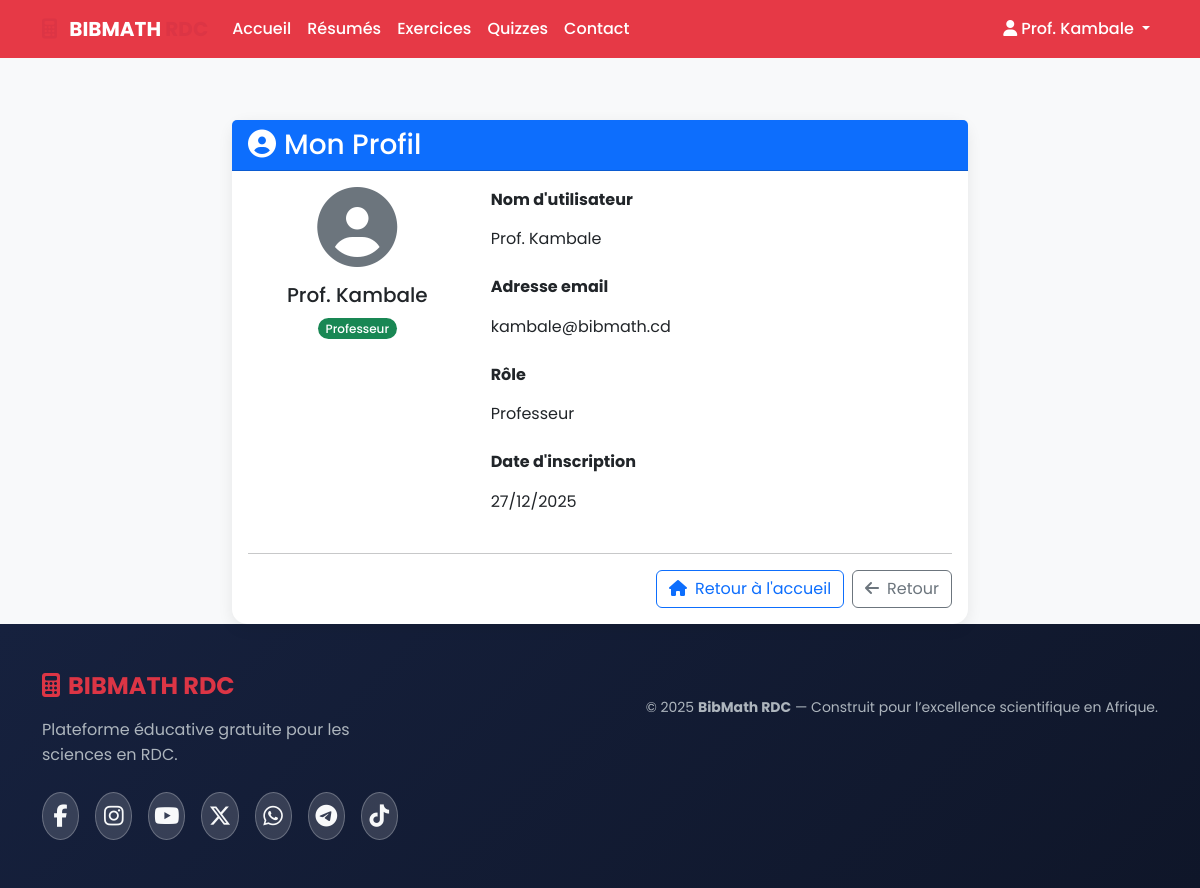
Page /auth/profile (signed in) on the committed database.
### project/models.py (models this page shows, shortened)
class User(UserMixin, db.Model):
    __tablename__ = 'users'
    id = db.Column(db.Integer, primary_key=True)
    username = db.Column(db.String(64), unique=True, nullable=False, index=True)
    email = db.Column(db.String(120), unique=True, nullable=False, index=True)
    password_hash = db.Column(db.String(256), nullable=False)
    role = db.Column(db.String(20), default='student')  # student, teacher, admin
    points = db.Column(db.Integer, default=0)
    created_at = db.Column(db.DateTime, default=datetime.utcnow)
    resumes = db.relationship('Resume', backref='author', lazy='dynamic', cascade="all, delete-orphan")
    exercises = db.relationship('Exercise', backref='author', lazy='dynamic', cascade="all, delete-orphan")
    quizzes = db.relationship('Quiz', backref='author', lazy='dynamic', cascade="all, delete-orphan")

### project/routes/auth.py (the view)
@auth_bp.route('/profile')
@login_required
def profile():
    return render_template('profile.html', title='Mon Profil - BibMath RDC', user=current_user)

### project/app.py (called while the page is built)
@login_manager.user_loader
def load_user(user_id):
    return db.session.get(User, int(user_id))

### project/templates/profile.html (shortened to what this page needs)
{% extends "base.html" %}
{% block content %}
<div class="container mt-5">
    <div class="row justify-content-center">
        <div class="col-md-8">
            <div class="card">
                <div class="card-header bg-primary text-white">
                    <h3 class="card-title mb-0">
                        <i class="fas fa-user-circle me-2"></i>Mon Profil
                    </h3>
                </div>
                <div class="card-body">
                    <div class="row">
                        <div class="col-md-4 text-center">
                            <div class="mb-3">
                                <i class="fas fa-user-circle fa-5x text-secondary"></i>
                            </div>
                            <h5>{{ user.username }}</h5>
                            <span class="badge bg-{{ 'primary' if user.role == 'admin' else 'success' if user.role == 'teacher' else 'info' }}">
                                {{ 'Administrateur' if user.role == 'admin' else 'Professeur' if user.role == 'teacher' else 'Étudiant' }}
                            </span>
                        </div>
                        <div class="col-md-8">
                            <div class="mb-3">
                                <label class="form-label fw-bold">Nom d'utilisateur</label>
                                <p class="form-control-plaintext">{{ user.username }}</p>
                            </div>
                            <div class="mb-3">
                                <label class="form-label fw-bold">Adresse email</label>
                                <p class="form-control-plaintext">{{ user.email }}</p>
                            </div>
                            <div class="mb-3">
                                <label class="form-label fw-bold">Rôle</label>
                                <p class="form-control-plaintext">
                                    {{ 'Administrateur' if user.role == 'admin' else 'Professeur' if user.role == 'teacher' else 'Étudiant' }}
                                </p>
                            </div>
                            <div class="mb-3">
                                <label class="form-label fw-bold">Date d'inscription</label>
                                <p class="form-control-plaintext">
                                    {{ user.created_at.strftime('%d/%m/%Y') if user.created_at else 'Non disponible' }}
                                </p>
                            </div>
                        </div>
                    </div>
                    <hr>
                    <div class="d-grid gap-2 d-md-flex justify-content-md-end">
                        <a href="{{ url_for('main.index') }}" class="btn btn-outline-primary">
                            <i class="fas fa-home me-2"></i>Retour à l'accueil
                        </a>
                        <button type="button" class="btn btn-outline-secondary" onclick="window.history.back()">
                            <i class="fas fa-arrow-left me-2"></i>Retour
                        </button>
                    </div>
                </div>
            </div>
        </div>
    </div>
</div>
{% endblock %}

### project/templates/base.html (shortened to what this page needs)
<!DOCTYPE html>
<html lang="fr" class="h-100">
<head>
    <link rel="stylesheet"
          href="https://cdn.jsdelivr.net/npm/bootstrap@5.3.3/dist/css/bootstrap.min.css"
>
    <link rel="stylesheet"
          href="https://use.fontawesome.com/releases/v6.5.1/css/all.css">
    <link rel="stylesheet" href="{{ url_for('static', filename='css/style.css') }}">
</head>
<body>
<nav class="navbar navbar-expand-lg navbar-dark fixed-top">
    <div class="container">
        <a class="navbar-brand fw-bold" href="{{ url_for('main.index') }}">
            <i class="fas fa-calculator text-danger me-2"></i>
            BIBMATH <span class="text-danger">RDC</span>
        </a>
        <div class="collapse navbar-collapse" id="nav">
            <ul class="navbar-nav me-auto">
                <li class="nav-item"><a class="nav-link" href="{{ url_for('main.index') }}">Accueil</a></li>
                <li class="nav-item"><a class="nav-link" href="{{ url_for('main.resumes') }}">Résumés</a></li>
                <li class="nav-item"><a class="nav-link" href="{{ url_for('main.exercises') }}">Exercices</a></li>
                <li class="nav-item"><a class="nav-link" href="{{ url_for('main.quizzes') }}">Quizzes</a></li>
                <li class="nav-item"><a class="nav-link" href="{{ url_for('main.contact') }}">Contact</a></li>
            </ul>
            <ul class="navbar-nav">
                {% if current_user.is_authenticated %}
                    <li class="nav-item dropdown">
                        <a class="nav-link dropdown-toggle" href="#" id="navbarDropdown" role="button" data-bs-toggle="dropdown">
                            <i class="fas fa-user me-1"></i>{{ current_user.username }}
                        </a>
                    </li>
                {% else %}
                    <li class="nav-item"><a class="nav-link" href="{{ url_for('auth.login') }}">Connexion</a></li>
                    <li class="nav-item"><a class="nav-link" href="{{ url_for('auth.register') }}">Inscription</a></li>
                {% endif %}
            </ul>
        </div>
    </div>
</nav>
<main class="container-fluid pt-5 mt-4">
    {% block content %}{% endblock %}
</main>
<footer class="footer mt-auto">
    <div class="container py-5">
        <div class="row g-4">
            <div class="col-lg-4">
                <h4 class="text-danger fw-bold mb-3">
                    <i class="fas fa-calculator me-2"></i>BIBMATH RDC
                </h4>
                <p>
                    Plateforme éducative gratuite pour les sciences en RDC.
                </p>
                <div class="social-links d-flex gap-3 mt-4">
                    <a href="https://www.facebook.com/bibmathrdc" title="Facebook"><i class="fab fa-facebook-f"></i></a>
                    <a href="https://www.instagram.com/bibmathrdc" title="Instagram"><i class="fab fa-instagram"></i></a>
                    <a href="https://www.youtube.com/@bibmathrdc" title="YouTube"><i class="fab fa-youtube"></i></a>
                    <a href="https://twitter.com/bibmathrdc" title="Twitter"><i class="fab fa-x-twitter"></i></a>
                    <a href="https://wa.me/243815003040" title="WhatsApp"><i class="fab fa-whatsapp"></i></a>
                    <a href="https://t.me/bibmathrdc" title="Telegram"><i class="fab fa-telegram"></i></a>
                    <a href="https://www.tiktok.com/@bibmathrdc" title="TikTok"><i class="fab fa-tiktok"></i></a>
                </div>
            </div>
            <div class="col-lg-8 text-center text-lg-end">
                <p class="small mt-4">
                    © 2025 <strong>BibMath RDC</strong> — Construit pour l’excellence scientifique en Afrique.
                </p>
            </div>
        </div>
    </div>
</footer>
</body>
</html>

### project/static/css/style.css (style rules this page uses)
:root { --primary-color: #1a1a2e; --accent-color: #162447; --btn-color: #e43f5a; --success-color: #28a745; --warning-color: #ffc107; --danger-color: #dc3545; --info-color: #17a2b8; --light-color: #f8f9fa; --dark-color: #343a40; }
body { font-family: 'Poppins', 'Segoe UI', sans-serif; background-color: var(--light-color); color: var(--dark-color); line-height: 1.6; transition: background-color 0.3s ease, color 0.3s ease; }
.navbar { background-color: var(--primary-color) !important; backdrop-filter: blur(10px); transition: all 0.3s ease; }
.navbar .nav-link { color: #fff !important; font-weight: 500; transition: color 0.3s ease; }
.card { border-radius: 15px; border: none; box-shadow: 0 4px 15px rgba(0,0,0,0.08); transition: all 0.3s ease; }
.badge { border-radius: 20px; font-weight: 500; }
.footer { background: linear-gradient(135deg, #16213e, #0f1629); color: #adb5bd; }
.footer a { color: #adb5bd; text-decoration: none; transition: color 0.3s ease; }
.social-links a { width: 48px; height: 48px; border-radius: 50%; display: inline-flex; align-items: center; justify-content: center; background: rgba(255,255,255,.15); border: 1px solid rgba(255,255,255,.25); transition: all .3s ease; text-decoration: none; }
.social-links a i { color: #f8f9fa; font-size: 1.4rem; }

### project/templates/base.html (style rules this page uses)
:root { --primary-color: #e63946; --navbar-bg: rgba(26,26,46,.95); }
body { font-family: 'Poppins', sans-serif; min-height: 100vh; display: flex; flex-direction: column; background: #f8f9fa; }
main { flex: 1; }
.navbar { background: var(--navbar-bg); backdrop-filter: blur(10px); }
.footer { background: linear-gradient(135deg, #16213e, #0f1629); color: #adb5bd; }
.footer a { color: #adb5bd; text-decoration: none; }
.social-links a { width: 48px; height: 48px; border-radius: 50%; display: inline-flex; align-items: center; justify-content: center; background: rgba(255,255,255,.15); border: 1px solid rgba(255,255,255,.25); transition: all .3s ease; }
.social-links a i { color: #f8f9fa; font-size: 1.4rem; }

### rows in the picture
User: username "Prof. Kambale", role "Professeur", email "kambale@bibmath.cd", created_at "27/12/2025"
